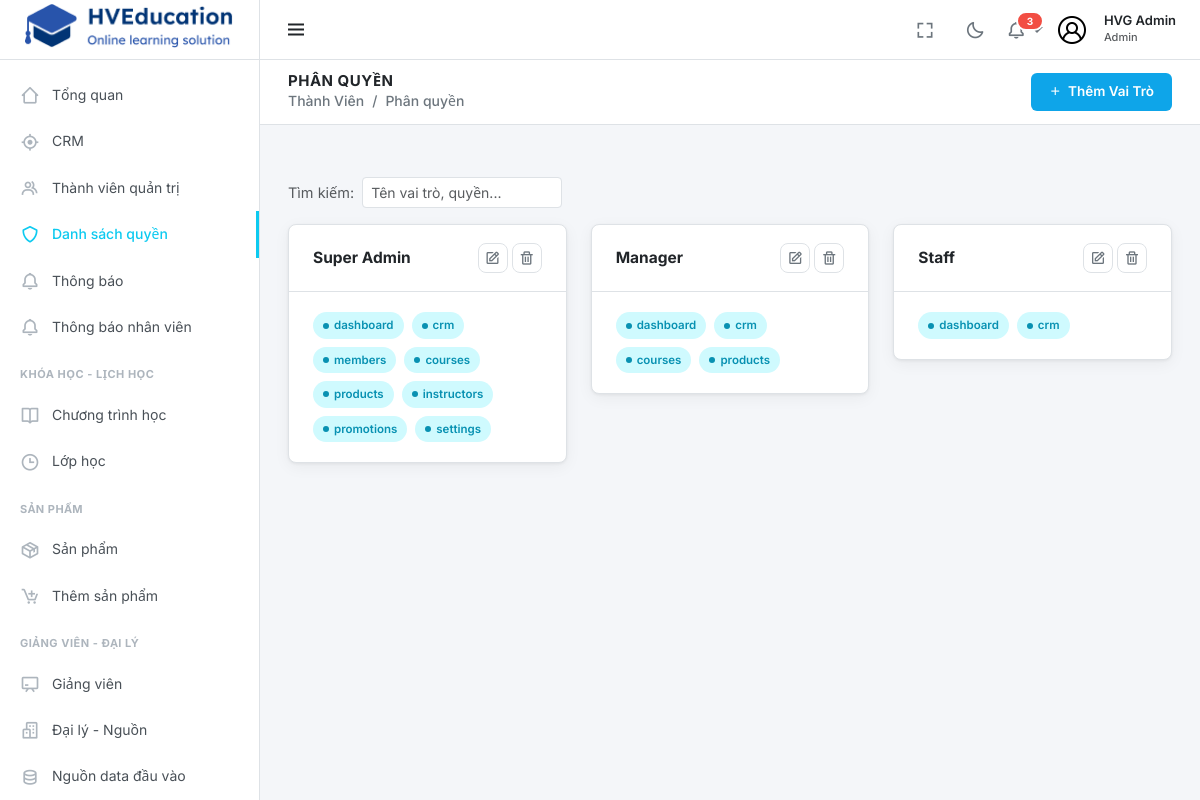
Page /admin/pages/members/roles.php (signed in) on the committed database.
### tables this page shows
CREATE TABLE `roles` (
  `id` int(11) NOT NULL,
  `name` varchar(80) NOT NULL,
  `permissions` longtext DEFAULT NULL CHECK (json_valid(`permissions`)),
  `created_at` timestamp NOT NULL DEFAULT current_timestamp()
);

### admin/pages/members/roles.php (called while the page is built, shortened)
<?php
require_once __DIR__ . '/../../../config/db.php';
$pageTitle  = 'Phân Quyền';
$activePage = 'members_roles';
$breadcrumb = [['label'=>'Thành Viên'],['label'=>'Phân quyền']];
try {
    $roles = $pdo->query("SELECT * FROM roles ORDER BY id")->fetchAll();
} catch (Exception $e) { $roles = []; }
require_once __DIR__ . '/../../html/pages/members/roles.php';

### admin/html/pages/members/roles.php (the view, shortened to what this page needs)
<?php
require_once __DIR__ . '/../../layouts/header.php';
require_once __DIR__ . '/../../layouts/sidebar.php';
$pageAction = <<<HTML
<button class="btn-primary-custom" data-bs-toggle="modal" data-bs-target="#modalRole">
    <i class='bx bx-plus'></i> Thêm Vai Trò
</button>
HTML;
?>
<div class="main-area">
    <?php require_once __DIR__ . '/../../layouts/topbar.php'; ?>
    <main class="page-content">
        <div class="d-flex justify-content-between align-items-center mb-3">
            <div class="d-flex align-items-center gap-2 text-muted fs-14">
                <span>Tìm kiếm:</span>
                <input type="text" class="form-control form-control-sm" style="width:200px;" id="cardSearch" placeholder="Tên vai trò, quyền...">
            </div>
        </div>
        <div class="row g-4" id="rolesContainer">
        <?php if ($roles): foreach ($roles as $role):
            $perms = is_string($role['permissions']) ? json_decode($role['permissions'], true) : ($role['permissions'] ?? []);
        ?>
        <div class="col-md-6 col-xl-4">
            <div class="content-card">
                <div class="content-card-header">
                    <h3 class="content-card-title"><?= htmlspecialchars($role['name']) ?></h3>
                    <div>
                        <button class="btn-icon edit btn-edit-role"
                            data-id="<?= $role['id'] ?>"
                            data-name="<?= htmlspecialchars($role['name']) ?>"
                            data-perms="<?= htmlspecialchars(json_encode($perms)) ?>">
                            <i class='bx bx-edit'></i>
                        </button>
                        <button class="btn-icon delete btn-delete-role" data-id="<?= $role['id'] ?>" data-confirm="Xóa vai trò này?"><i class='bx bx-trash'></i></button>
                    </div>
                </div>
                <div class="content-card-body">
                    <?php if ($perms): ?>
                    <div class="d-flex flex-wrap gap-2">
                        <?php foreach ($perms as $p): ?>
                        <span class="badge-status badge-info"><?= htmlspecialchars($p) ?></span>
                        <?php endforeach; ?>
                    </div>
                    <?php else: ?>
                    <p class="text-muted fs-13 mb-0">Chưa có quyền nào</p>
                    <?php endif; ?>
                </div>
            </div>
        </div>
        <?php endforeach; endif; ?>
    </div>
</main></div>
<?php require_once __DIR__ . '/../../layouts/footer.php'; ?>

### admin/html/layouts/header.php (shortened to what this page needs)
<?php
$pageTitle = $pageTitle ?? 'DASHBOARD';
$adminVars = isset($_SESSION['admin']) ? $_SESSION['admin'] : [];
$adminName = $adminVars['name'] ?? 'HVG Admin';
$adminRole = $adminVars['role'] ?? 'Admin';
$baseUrl = '/lms1025edu/admin';
if (isset($_SERVER['SCRIPT_NAME'])) {
    $scriptPath = $_SERVER['SCRIPT_NAME'];
    $adminPos = strpos($scriptPath, '/admin/');
    if ($adminPos !== false) {
        $baseUrl = substr($scriptPath, 0, $adminPos) . '/admin';
    }
}
?>
<!DOCTYPE html>
<html lang="vi">
<head>
    <link href="https://cdn.jsdelivr.net/npm/bootstrap@5.3.3/dist/css/bootstrap.min.css" rel="stylesheet">
    <link href="https://unpkg.com/boxicons@2.1.4/css/boxicons.min.css" rel="stylesheet">
    <link href="<?= $baseUrl ?>/css/admin.css?v=<?= time() ?>" rel="stylesheet">
</head>
<body>
<div class="admin-wrapper">

### admin/html/layouts/sidebar.php (shortened to what this page needs)
<?php
$activePage = $activePage ?? '';
?>
<aside class="sidebar" id="sidebar">
    <div class="sidebar-brand">
        <a href="<?= $baseUrl ?? '/lms1025edu/admin' ?>/index.php" class="d-block text-center w-100 pb-2">
            <img src="<?= $baseUrl ?? '/lms1025edu/admin' ?>/images/logo-2.png" alt="Logo" class="sidebar-logo-img w-100" style="max-height: 45px; object-fit: contain;">
        </a>
    </div>
    <div class="sidebar-nav" id="sidebarNav">
        <?php foreach ($navItems as $item): ?>
            <?php
            if (isset($item['section'])) {
                echo '<div class="sidebar-section">' . htmlspecialchars($item['section']) . '</div>';
                continue;
            }
            $isActive = ($activePage === $item['key']);
            ?>
            <a href="<?= $item['url'] ?>" class="sidebar-link <?= $isActive ? 'active' : '' ?>" data-page-key="<?= $item['key'] ?>">
                <i class='bx <?= $item['icon'] ?>'></i>
                <span><?= $item['label'] ?></span>
            </a>
        <?php endforeach; ?>
    </div>
</aside>

### admin/html/layouts/topbar.php (shortened to what this page needs)
<header class="topbar" id="topbar">
    <div class="topbar-left">
        <button class="sidebar-toggle-btn" id="sidebarToggle" title="Toggle Sidebar">
            <i class='bx bx-menu toggle-icon-expanded'></i>
        </button>
    </div>
    <div class="topbar-right">
        <button class="topbar-icon-btn" title="Toàn màn hình" onclick="document.documentElement.requestFullscreen()">
            <i class='bx bx-fullscreen'></i>
        </button>
        <button class="topbar-icon-btn" id="darkModeToggle" title="Chế độ tối">
            <i class='bx bx-moon'></i>
        </button>
        <div class="dropdown">
            <button class="topbar-icon-btn notif-btn dropdown-toggle" data-bs-toggle="dropdown" aria-expanded="false" data-bs-auto-close="outside">
                <i class='bx bx-bell'></i>
                <span class="notif-badge">3</span>
            </button>
        </div>
        <div class="dropdown">
            <button class="topbar-avatar dropdown-toggle" data-bs-toggle="dropdown" aria-expanded="false" style="background: transparent; border: none; padding: 0;">
                <img src="/lms1025edu/admin/images/person.png" alt="Avatar" style="width: 32px; height: 32px; border-radius: 50%; object-fit: cover;">
                <div class="d-none d-sm-block text-start ms-2">
                    <span class="d-block fw-semibold" style="font-size: 13px; color: var(--text-dark); line-height: 1.2;"><?= htmlspecialchars($adminName) ?></span>
                    <span class="d-block text-muted" style="font-size: 11px;"><?= htmlspecialchars($adminRole) ?></span>
                </div>
            </button>
        </div>
    </div>
</header>
<div class="dashboard-toolbar d-flex align-items-center justify-content-between">
    <div>
        <h2 class="toolbar-title"><?= htmlspecialchars($pageTitle) ?></h2>
        <nav aria-label="breadcrumb" class="d-none d-md-block">
            <ol class="breadcrumb mb-0">
                <?php if (!empty($breadcrumb)): ?>
                    <?php foreach ($breadcrumb as $b): ?>
                        <?php if (!empty($b['url'])): ?>
                            <li class="breadcrumb-item"><a href="<?= $b['url'] ?>"><?= htmlspecialchars($b['label']) ?></a></li>
                        <?php else: ?>
                            <li class="breadcrumb-item active" aria-current="page"><?= htmlspecialchars($b['label']) ?></li>
                        <?php endif; ?>
                    <?php endforeach; ?>
                <?php else: ?>
                    <li class="breadcrumb-item active" aria-current="page">Dashboard</li>
                <?php endif; ?>
            </ol>
        </nav>
    </div>
    <div class="toolbar-actions">
        <?php if (isset($pageAction)) echo $pageAction; ?>
    </div>
</div>

### admin/html/layouts/footer.php (shortened to what this page needs)
    </div>
</body>
</html>

### rows in the picture
roles: name "Super Admin", permissions "dashboard", permissions "crm", permissions "members", permissions "courses", permissions "products", permissions "instructors", permissions "promotions", permissions "settings"
roles: name "Manager", permissions "dashboard", permissions "crm", permissions "courses", permissions "products"
roles: name "Staff", permissions "dashboard", permissions "crm"

### other values in the picture
$item['label'] "Tổng quan"
$item['label'] "CRM"
$item['label'] "Thành viên quản trị"
$item['label'] "Danh sách quyền"
$item['label'] "Thông báo"
$item['label'] "Thông báo nhân viên"
$item['section'] "KHÓA HỌC - LỊCH HỌC"
$item['label'] "Chương trình học"
$item['label'] "Lớp học"
$item['section'] "SẢN PHẨM"
$item['label'] "Sản phẩm"
$item['label'] "Thêm sản phẩm"
$item['section'] "GIẢNG VIÊN - ĐẠI LÝ"
$item['label'] "Giảng viên"
$item['label'] "Đại lý - Nguồn"
